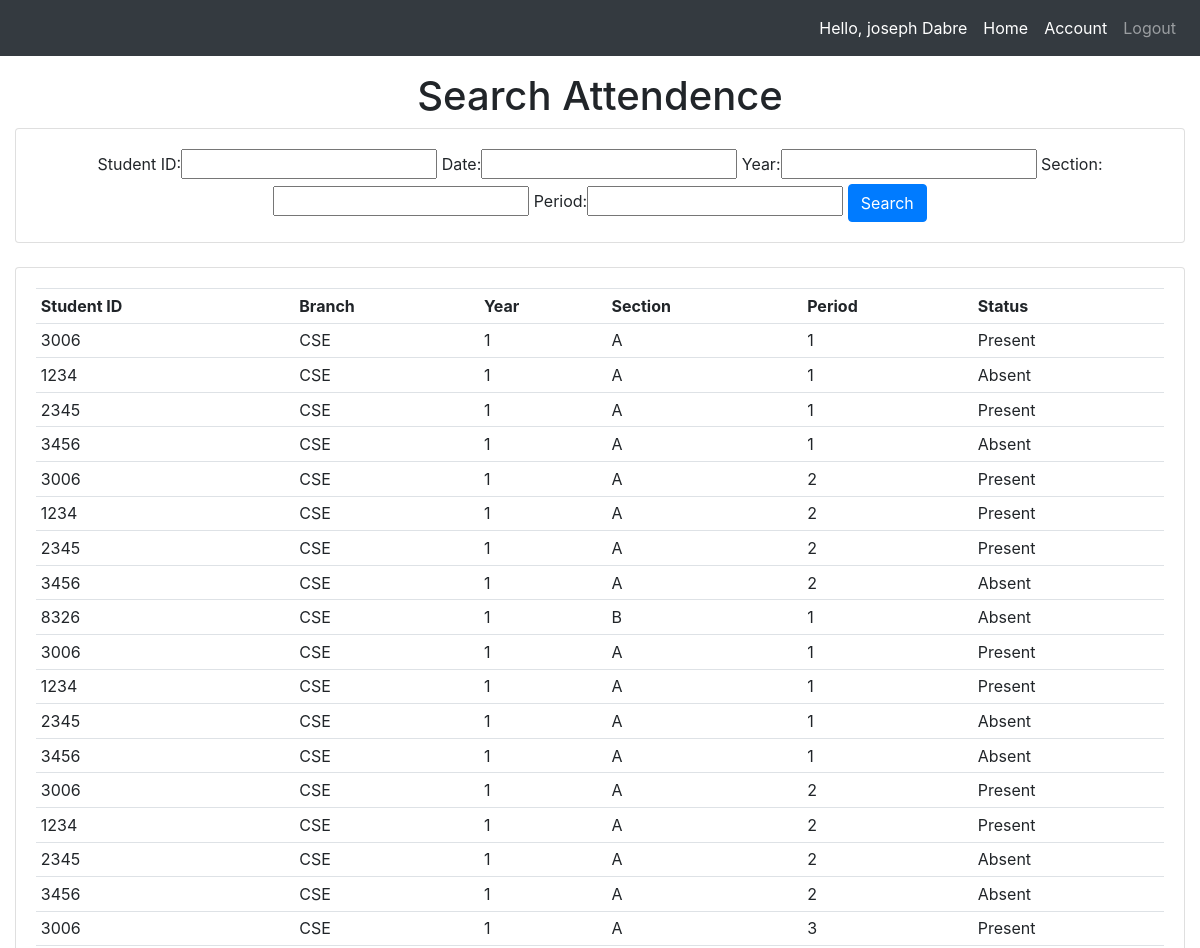
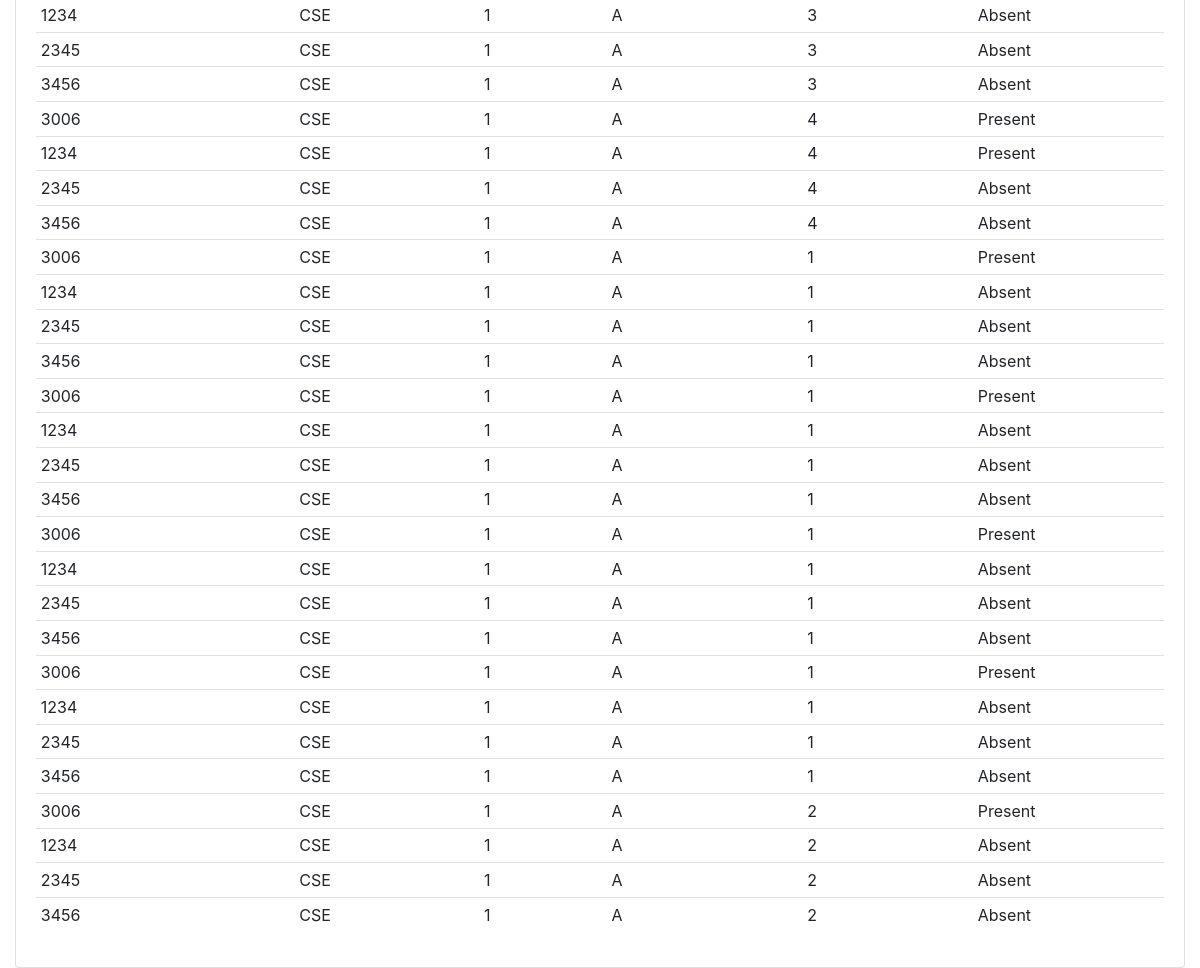
The app's page /searchattendence/ (signed in) with its own data (2 pictures, top to bottom).
### Attendence_Sys/models.py (models this page shows, shortened)
class Faculty(models.Model):
    user = models.OneToOneField(User,null=True,blank=True, on_delete= models.CASCADE)
    firstname = models.CharField(max_length=200, null=True)
    lastname = models.CharField(max_length=200, null=True)
    phone = models.CharField(max_length=200, null=True)
    email = models.EmailField(max_length=200, null=True)
    profile_pic = models.ImageField(upload_to=user_directory_path ,null=True, blank=True)
    def __str__(self):
        return str(self.firstname + " " + self.lastname)

class Attendence(models.Model):
    Faculty_Name = models.CharField(max_length=200, null=True, blank=True)
    Student_ID = models.CharField(max_length=200, null=True, blank=True)
    date = models.DateField(auto_now_add = True, null = True)
    time = models.TimeField(auto_now_add=True, null = True)
    branch = models.CharField(max_length=200, null = True)
    year = models.CharField(max_length=200, null = True)
    section = models.CharField(max_length=200, null = True)
    period = models.CharField(max_length=200, null = True)
    status = models.CharField(max_length=200, null = True, default='Absent')

### Attendence_Sys/views.py (the view)
# urls.py: path('searchattendence/', views.searchAttendence, name='searchattendence'),
@login_required(login_url='teacherlogin')
def searchAttendence(request):
    try:
        student = Student.objects.get(registration_id = request.user)
        return redirect(studentprofile)
    except:
        student=request.user
    attendences = Attendence.objects.all()
    myFilter = AttendenceFilter(request.GET, queryset=attendences)
    attendences = myFilter.qs
    context = {'myFilter':myFilter, 'attendences': attendences, 'ta':False}
    return render(request, 'Attendence_Sys/attendence.html', context)

### Attendence_Sys/templates/Attendence_Sys/attendence.html (shortened to what this page needs)
{% extends 'Attendence_Sys/main.html' %}
{% block content %}
{% if ta == False %}
<center><h1>Search Attendence</h1></center>
<div class="row">
	<div class="col">
		<div class="card card-body">
			<center>
				<form method="get">
					{{myFilter.form}}
		    		<button class="btn btn-primary" type="submit">Search</button>
				</form>
			</center>
		</div>
	</div>
</div>
<br>
<div class="row">
	<div class="col-sm-12">
		<div class="card card-body">
			<table class="table table-sm">
				<tr>
					<th>Student ID</th>
					<th>Branch</th>
					<th>Year</th>
					<th>Section</th>
					<th>Period</th>
					<th>Status</th>
				</tr>
				{% for attendence in attendences %}
				<tr>
                    <td>{{ attendence.Student_ID }}</td>
					<td>{{ attendence.branch }}</td>
					<td>{{ attendence.year }}</td>
					<td>{{ attendence.section }}</td>
					<td>{{ attendence.period }}</td>
					<td>{{ attendence.status }}</td>
				</tr>
				{% endfor %}
			</table>
		</div>
	</div>
</div>
{% endif %}
{% endblock %}

### Attendence_Sys/templates/Attendence_Sys/navbar.html (shortened to what this page needs)
{% load static %}
<nav class="navbar navbar-expand-lg navbar-dark fixed-top bg-dark">
  <div class="collapse navbar-collapse" id="navbarNav">
    <ul class="navbar-nav ml-auto">
      <li class="nav-item active">
        <span class="nav-link">Hello, {{ request.user.faculty }}</span>
      </li>
      <li class="nav-item active">
        <a href="{% url 'teacherprofile' %}" class="nav-link">Home</a>
      </li>
      <li class="nav-item active">
        <a class="nav-link" href="{% url 'account' %}">Account</a>
      </li>
      <li class="nav-item">
        <a class="nav-link" href="{% url 'logout' %}">Logout</a>
      </li>
    </ul>
  </div>
</nav>

### records on screen
Attendence: Student_ID "3006", branch "CSE", year "1", section "A", period "1", status "Present"
Attendence: Student_ID "1234", branch "CSE", year "1", section "A", period "1", status "Absent"
Attendence: Student_ID "2345", branch "CSE", year "1", section "A", period "1", status "Present"
Attendence: Student_ID "3456", branch "CSE", year "1", section "A", period "1", status "Absent"
Attendence: Student_ID "3006", branch "CSE", year "1", section "A", period "2", status "Present"
Attendence: Student_ID "1234", branch "CSE", year "1", section "A", period "2", status "Present"
Attendence: Student_ID "2345", branch "CSE", year "1", section "A", period "2", status "Present"
Attendence: Student_ID "3456", branch "CSE", year "1", section "A", period "2", status "Absent"
Attendence: Student_ID "8326", branch "CSE", year "1", section "B", period "1", status "Absent"
Attendence: Student_ID "3006", branch "CSE", year "1", section "A", period "1", status "Present"
Attendence: Student_ID "1234", branch "CSE", year "1", section "A", period "1", status "Present"
Attendence: Student_ID "2345", branch "CSE", year "1", section "A", period "1", status "Absent"
Attendence: Student_ID "3456", branch "CSE", year "1", section "A", period "1", status "Absent"
Attendence: Student_ID "3006", branch "CSE", year "1", section "A", period "2", status "Present"
Attendence: Student_ID "1234", branch "CSE", year "1", section "A", period "2", status "Present"
Attendence: Student_ID "2345", branch "CSE", year "1", section "A", period "2", status "Absent"
Attendence: Student_ID "3456", branch "CSE", year "1", section "A", period "2", status "Absent"
Attendence: Student_ID "3006", branch "CSE", year "1", section "A", period "3", status "Present"
Attendence: Student_ID "1234", branch "CSE", year "1", section "A", period "3", status "Absent"
Attendence: Student_ID "2345", branch "CSE", year "1", section "A", period "3", status "Absent"
Attendence: Student_ID "3456", branch "CSE", year "1", section "A", period "3", status "Absent"
Attendence: Student_ID "3006", branch "CSE", year "1", section "A", period "4", status "Present"
Attendence: Student_ID "1234", branch "CSE", year "1", section "A", period "4", status "Present"
Attendence: Student_ID "2345", branch "CSE", year "1", section "A", period "4", status "Absent"
Attendence: Student_ID "3456", branch "CSE", year "1", section "A", period "4", status "Absent"
Attendence: Student_ID "3006", branch "CSE", year "1", section "A", period "1", status "Present"
Attendence: Student_ID "1234", branch "CSE", year "1", section "A", period "1", status "Absent"
Attendence: Student_ID "2345", branch "CSE", year "1", section "A", period "1", status "Absent"
Attendence: Student_ID "3456", branch "CSE", year "1", section "A", period "1", status "Absent"
Attendence: Student_ID "3006", branch "CSE", year "1", section "A", period "1", status "Present"
Attendence: Student_ID "1234", branch "CSE", year "1", section "A", period "1", status "Absent"
Attendence: Student_ID "2345", branch "CSE", year "1", section "A", period "1", status "Absent"
Attendence: Student_ID "3456", branch "CSE", year "1", section "A", period "1", status "Absent"
Attendence: Student_ID "3006", branch "CSE", year "1", section "A", period "1", status "Present"
Attendence: Student_ID "1234", branch "CSE", year "1", section "A", period "1", status "Absent"
Attendence: Student_ID "2345", branch "CSE", year "1", section "A", period "1", status "Absent"
Attendence: Student_ID "3456", branch "CSE", year "1", section "A", period "1", status "Absent"
Attendence: Student_ID "3006", branch "CSE", year "1", section "A", period "1", status "Present"
Attendence: Student_ID "1234", branch "CSE", year "1", section "A", period "1", status "Absent"
Attendence: Student_ID "2345", branch "CSE", year "1", section "A", period "1", status "Absent"
Attendence: Student_ID "3456", branch "CSE", year "1", section "A", period "1", status "Absent"
Attendence: Student_ID "3006", branch "CSE", year "1", section "A", period "2", status "Present"
Attendence: Student_ID "1234", branch "CSE", year "1", section "A", period "2", status "Absent"
Attendence: Student_ID "2345", branch "CSE", year "1", section "A", period "2", status "Absent"
Attendence: Student_ID "3456", branch "CSE", year "1", section "A", period "2", status "Absent"

### other values on screen
{{ request.user.faculty }} "joseph Dabre"
